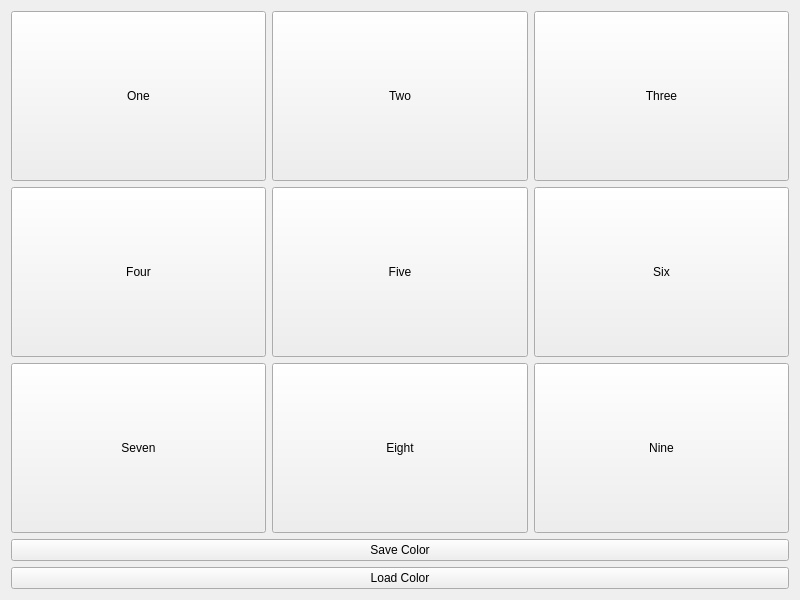
<?xml version="1.0" encoding="UTF-8"?>
<ui version="4.0">
 <class>Widget</class>
 <widget class="QWidget" name="Widget">
  <property name="geometry">
   <rect>
    <x>0</x>
    <y>0</y>
    <width>800</width>
    <height>600</height>
   </rect>
  </property>
  <property name="windowTitle">
   <string>Widget</string>
  </property>
  <layout class="QVBoxLayout" name="verticalLayout">
   <item>
    <layout class="QGridLayout" name="gridLayout">
     <item row="0" column="0">
      <widget class="QPushButton" name="Button_1">
       <property name="sizePolicy">
        <sizepolicy hsizetype="Minimum" vsizetype="Expanding">
         <horstretch>0</horstretch>
         <verstretch>0</verstretch>
        </sizepolicy>
       </property>
       <property name="text">
        <string>One</string>
       </property>
      </widget>
     </item>
     <item row="2" column="2">
      <widget class="QPushButton" name="Button_9">
       <property name="sizePolicy">
        <sizepolicy hsizetype="Minimum" vsizetype="Expanding">
         <horstretch>0</horstretch>
         <verstretch>0</verstretch>
        </sizepolicy>
       </property>
       <property name="text">
        <string>Nine</string>
       </property>
      </widget>
     </item>
     <item row="2" column="1">
      <widget class="QPushButton" name="Button_8">
       <property name="sizePolicy">
        <sizepolicy hsizetype="Minimum" vsizetype="Expanding">
         <horstretch>0</horstretch>
         <verstretch>0</verstretch>
        </sizepolicy>
       </property>
       <property name="text">
        <string>Eight</string>
       </property>
      </widget>
     </item>
     <item row="1" column="1">
      <widget class="QPushButton" name="Button_5">
       <property name="sizePolicy">
        <sizepolicy hsizetype="Minimum" vsizetype="Expanding">
         <horstretch>0</horstretch>
         <verstretch>0</verstretch>
        </sizepolicy>
       </property>
       <property name="text">
        <string>Five</string>
       </property>
      </widget>
     </item>
     <item row="2" column="0">
      <widget class="QPushButton" name="Button_7">
       <property name="sizePolicy">
        <sizepolicy hsizetype="Minimum" vsizetype="Expanding">
         <horstretch>0</horstretch>
         <verstretch>0</verstretch>
        </sizepolicy>
       </property>
       <property name="text">
        <string>Seven</string>
       </property>
      </widget>
     </item>
     <item row="1" column="2">
      <widget class="QPushButton" name="Button_6">
       <property name="sizePolicy">
        <sizepolicy hsizetype="Minimum" vsizetype="Expanding">
         <horstretch>0</horstretch>
         <verstretch>0</verstretch>
        </sizepolicy>
       </property>
       <property name="text">
        <string>Six</string>
       </property>
      </widget>
     </item>
     <item row="3" column="0" colspan="3">
      <widget class="QPushButton" name="SaveColor">
       <property name="text">
        <string>Save Color</string>
       </property>
      </widget>
     </item>
     <item row="0" column="2">
      <widget class="QPushButton" name="Button_3">
       <property name="sizePolicy">
        <sizepolicy hsizetype="Minimum" vsizetype="Expanding">
         <horstretch>0</horstretch>
         <verstretch>0</verstretch>
        </sizepolicy>
       </property>
       <property name="text">
        <string>Three</string>
       </property>
      </widget>
     </item>
     <item row="1" column="0">
      <widget class="QPushButton" name="Button_4">
       <property name="sizePolicy">
        <sizepolicy hsizetype="Minimum" vsizetype="Expanding">
         <horstretch>0</horstretch>
         <verstretch>0</verstretch>
        </sizepolicy>
       </property>
       <property name="text">
        <string>Four</string>
       </property>
      </widget>
     </item>
     <item row="0" column="1">
      <widget class="QPushButton" name="Button_2">
       <property name="sizePolicy">
        <sizepolicy hsizetype="Minimum" vsizetype="Expanding">
         <horstretch>0</horstretch>
         <verstretch>0</verstretch>
        </sizepolicy>
       </property>
       <property name="text">
        <string>Two</string>
       </property>
      </widget>
     </item>
     <item row="4" column="0" colspan="3">
      <widget class="QPushButton" name="LoadColor">
       <property name="text">
        <string>Load Color</string>
       </property>
      </widget>
     </item>
    </layout>
   </item>
  </layout>
 </widget>
 <resources/>
 <connections/>
</ui>
